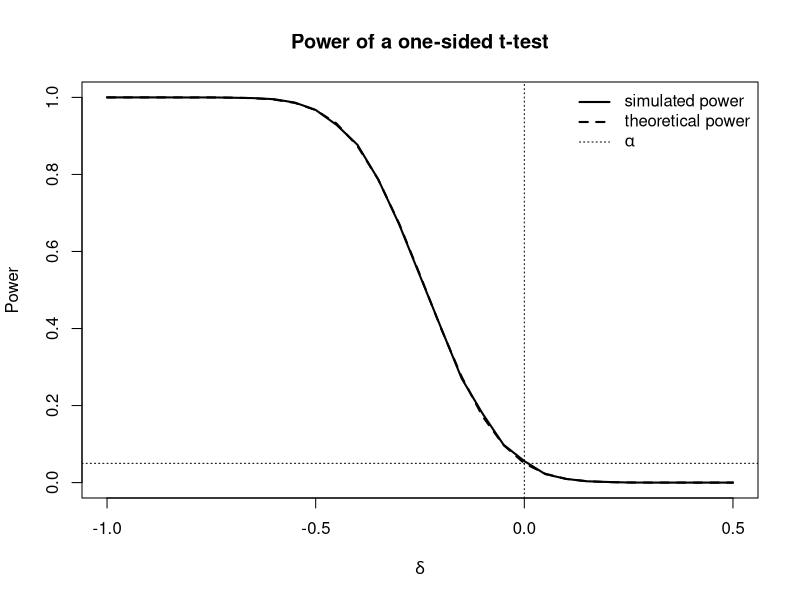
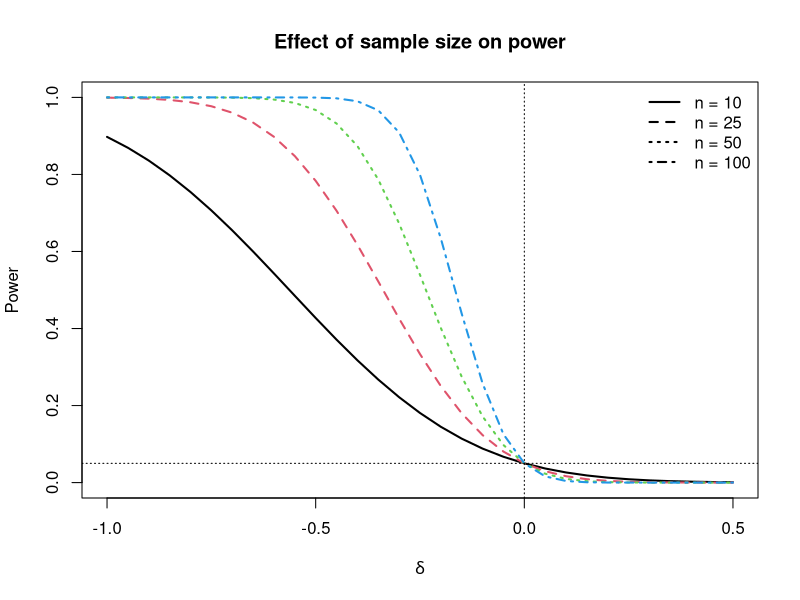

The R source for these figures, in order:
# statistical inference 1
# sheet 11 exercise 11.1
# Topics: one-sided t-test, Monte Carlo simulation,
#         simulated power, theoretical power

set.seed(1)


# ---- setup ----
mu0 <- 0
sigma <- 1
alpha <- 0.05
n <- 50
r <- 5000

delta_grid <- seq(-1, 0.5, by = 0.05)


# ---- (a) ----
perform_test <- function(sample_size, mu0, sigma, delta, alpha) {

  # true mean under the chosen deviation delta
  mu <- mu0 + delta

  # simulate one sample
  x <- rnorm(sample_size, mean = mu, sd = sigma)

  # one-sided t-test:
  # H0: mu >= mu0  vs.  H1: mu < mu0
  test <- t.test(
    x,
    alternative = "less",
    mu = mu0,
    conf.level = 1 - alpha
  )

  # reject if the test statistic lies in the lower critical region
  critical_value <- qt(alpha, df = sample_size - 1)

  unname(test$statistic) < critical_value
}


# ---- (b) ----
simulation_based_power <- function(sim_size, sample_size, mu0,
                                   sigma, delta, alpha) {

  rejected <- replicate(
    sim_size,
    perform_test(
      sample_size = sample_size,
      mu0 = mu0,
      sigma = sigma,
      delta = delta,
      alpha = alpha
    )
  )

  mean(rejected)
}


# Example: simulated power at delta = -0.3
simulation_based_power(
  sim_size = r,
  sample_size = n,
  mu0 = mu0,
  sigma = sigma,
  delta = -0.3,
  alpha = alpha
)


# ---- (c) ----
# simulated power for a grid of delta values
simulated_power <- sapply(
  delta_grid,
  function(delta) {
    simulation_based_power(
      sim_size = r,
      sample_size = n,
      mu0 = mu0,
      sigma = sigma,
      delta = delta,
      alpha = alpha
    )
  }
)


# theoretical power using the non-central t distribution
theoretical_power <- sapply(
  delta_grid,
  function(delta) {

    critical_value <- qt(alpha, df = n - 1)
    ncp <- delta * sqrt(n) / sigma

    pt(
      critical_value,
      df = n - 1,
      ncp = ncp
    )
  }
)


# simulated and theoretical power curve
plot(delta_grid,
     simulated_power,
     type = "l",
     lwd = 2,
     ylim = c(0, 1),
     xlab = expression(delta),
     ylab = "Power",
     main = "Power of a one-sided t-test")

lines(delta_grid,
      theoretical_power,
      lwd = 2,
      lty = 2)

abline(h = alpha, lty = 3)
abline(v = 0, lty = 3)

legend(
  "topright",
  legend = c(
    "simulated power",
    "theoretical power",
    expression(alpha)
  ),
  lty = c(1, 2, 3),
  lwd = c(2, 2, 1),
  bty = "n"
)


# ---- effect of sample size ----
sample_sizes <- c(10, 25, 50, 100)

power_by_n <- sapply(
  sample_sizes,
  function(n_i) {

    sapply(
      delta_grid,
      function(delta) {

        critical_value <- qt(alpha, df = n_i - 1)
        ncp <- delta * sqrt(n_i) / sigma

        pt(
          critical_value,
          df = n_i - 1,
          ncp = ncp
        )
      }
    )
  }
)

matplot(delta_grid,
        power_by_n,
        type = "l",
        lty = 1:4,
        lwd = 2,
        ylim = c(0, 1),
        xlab = expression(delta),
        ylab = "Power",
        main = "Effect of sample size on power")

abline(h = alpha, lty = 3)
abline(v = 0, lty = 3)

legend(
  "topright",
  legend = paste("n =", sample_sizes),
  lty = 1:4,
  lwd = 2,
  bty = "n"
)
